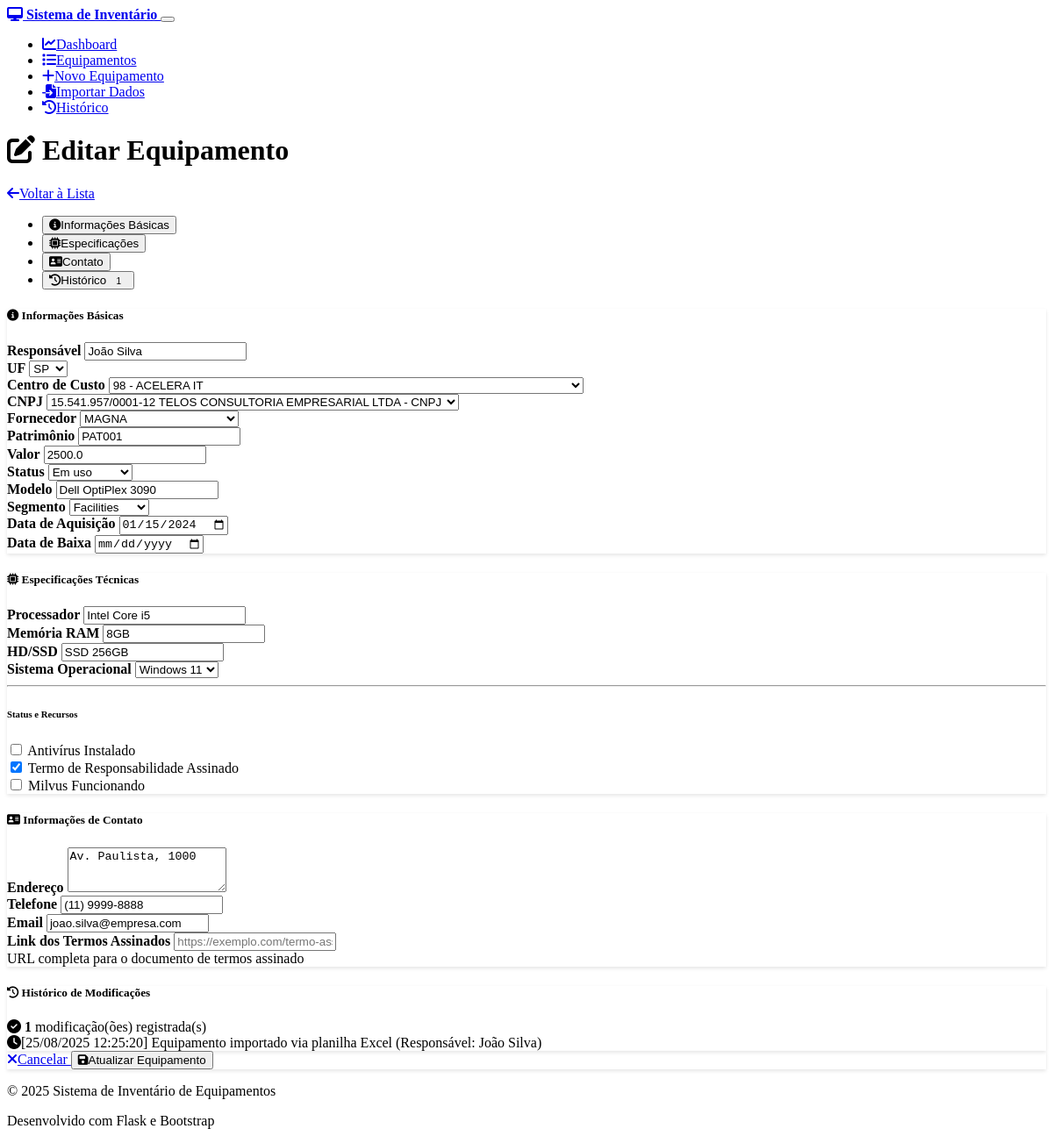
Before: /equipment/2/edit with the older database file.
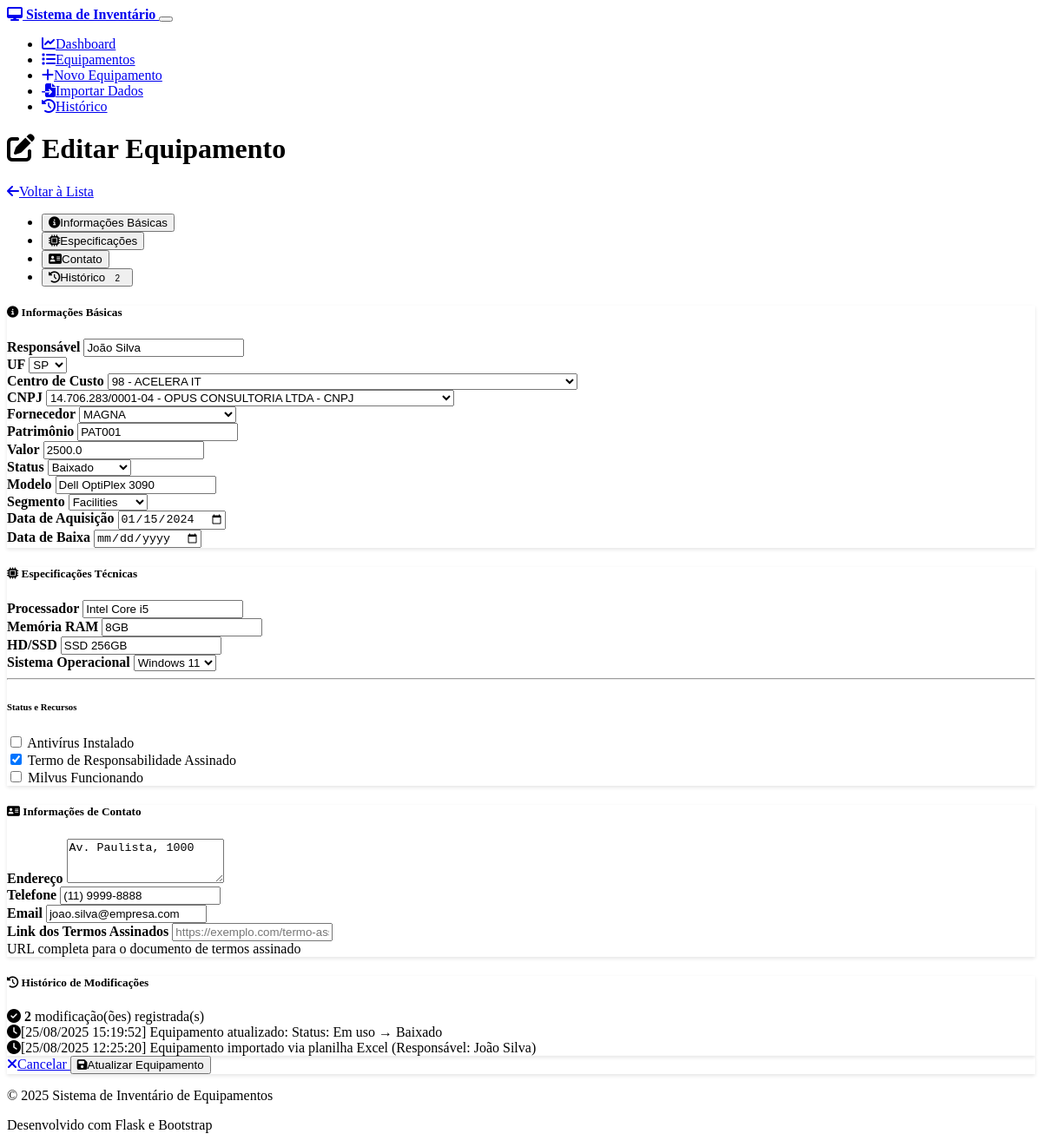
After: the same page with the newer database file.
### models.py (models this page shows, shortened)
class Equipment(db.Model):
    __tablename__ = 'equipment'
    id = db.Column(db.Integer, primary_key=True)
    responsavel = db.Column(db.String(100), nullable=False)
    uf = db.Column(db.String(2), nullable=False)
    cc = db.Column(db.String(20), nullable=False)  # Centro de Custo
    cnpj = db.Column(db.Text, nullable=False)  # Mudando para Text para permitir múltiplos CNPJs
    fornecedor = db.Column(db.String(100), nullable=True)  # Novo campo fornecedor
    modelo = db.Column(db.String(100), nullable=False)
    status = db.Column(db.String(50), nullable=False, default='Em uso')
    patrimonio = db.Column(db.String(50), unique=True, nullable=False)
    valor = db.Column(db.Float, nullable=False, default=0.0)
    marca = db.Column(db.String(50), nullable=True)
    processador = db.Column(db.String(100), nullable=True)
    memoria_ram = db.Column(db.String(20), nullable=True)
    hd_ssd = db.Column(db.String(50), nullable=True)
    sistema_operacional = db.Column(db.String(50), nullable=True)
    antivirus = db.Column(db.Boolean, default=False)
    termo_assinado = db.Column(db.Boolean, default=False)
    milvus_funcionando = db.Column(db.Boolean, default=False)
    data_aquisicao = db.Column(db.Date, nullable=True)
    data_baixa = db.Column(db.Date, nullable=True)
    created_at = db.Column(db.DateTime, default=datetime.utcnow)
    updated_at = db.Column(db.DateTime, default=datetime.utcnow, onupdate=datetime.utcnow)
    endereco = db.Column(db.String(200), nullable=True)
    telefone = db.Column(db.String(20), nullable=True)
    email = db.Column(db.String(100), nullable=True)
    link_termos = db.Column(db.String(500), nullable=True)  # Link dos termos assinados
    historico_modificacoes = db.Column(db.Text, nullable=True)  # Histórico de modificações
    def get_history(self):
        import json
        if not self.historico_modificacoes:
            return []
        try:
            historico = json.loads(self.historico_modificacoes)
            if isinstance(historico, list):
                return historico
            else:
                return [str(historico)]
        except:
            return [str(self.historico_modificacoes)]  # Fallback for non-JSON data

### routes.py (the view, shortened to what this page needs)
@app.route('/equipment/<int:id>/edit', methods=['GET', 'POST'])
def equipment_edit(id):
    equipment = Equipment.query.get_or_404(id)
    form = EquipmentForm(obj=equipment)
    return render_template('equipment_form.html', form=form, title='Editar Equipamento', equipment=equipment)

### templates/equipment_form.html (shortened to what the changed rows need)
{% extends "base.html" %}
{% block content %}
<div class="row">
    <div class="col-12">
        <div class="d-flex justify-content-between align-items-center mb-4">
            <h1>
                <i class="fas fa-{% if equipment %}edit{% else %}plus{% endif %} me-2"></i>
                {{ title }}
            </h1>
        </div>
    </div>
</div>
<div class="row">
    <div class="col-12">
        <ul class="nav nav-tabs mb-4" id="equipmentTabs" role="tablist">
            <li class="nav-item" role="presentation">
                <button class="nav-link" id="history-tab" data-bs-toggle="tab" data-bs-target="#history" type="button" role="tab">
                    <i class="fas fa-history me-2"></i>Histórico
                    {% if equipment and equipment.get_history() %}
                        <span class="badge bg-primary ms-1">{{ equipment.get_history()|length }}</span>
                    {% endif %}
                </button>
            </li>
        </ul>
        <form method="POST" novalidate>
            <div class="tab-content" id="equipmentTabContent">
                <div class="tab-pane fade show active" id="basic" role="tabpanel">
                    <div class="card mb-4">
                        <div class="card-body">
                            <div class="row">
                                <div class="col-md-6 mb-3">
                                    {{ form.responsavel.label(class="form-label") }}
                                    {{ form.responsavel(class="form-control" + (" is-invalid" if form.responsavel.errors else "")) }}
                                </div>
                                <div class="col-md-3 mb-3">
                                    {{ form.uf.label(class="form-label") }}
                                    {{ form.uf(class="form-select" + (" is-invalid" if form.uf.errors else "")) }}
                                </div>
                                <div class="col-md-3 mb-3">
                                    {{ form.cc.label(class="form-label") }}
                                    {{ form.cc(class="form-select" + (" is-invalid" if form.cc.errors else "")) }}
                                </div>
                            </div>
                            <div class="row">
                                <div class="col-md-6 mb-3">
                                    {{ form.cnpj.label(class="form-label") }}
                                    {{ form.cnpj(class="form-select" + (" is-invalid" if form.cnpj.errors else "")) }}
                                </div>
                                <div class="col-md-6 mb-3">
                                    {{ form.fornecedor.label(class="form-label") }}
                                    {{ form.fornecedor(class="form-select" + (" is-invalid" if form.fornecedor.errors else "")) }}
                                </div>
                            </div>
                            <div class="row">
                                <div class="col-md-4 mb-3">
                                    {{ form.patrimonio.label(class="form-label") }}
                                    {{ form.patrimonio(class="form-control" + (" is-invalid" if form.patrimonio.errors else "")) }}
                                </div>
                                <div class="col-md-4 mb-3">
                                    {{ form.valor.label(class="form-label") }}
                                    {{ form.valor(class="form-control" + (" is-invalid" if form.valor.errors else ""), step="0.01") }}
                                </div>
                                <div class="col-md-4 mb-3">
                                    {{ form.status.label(class="form-label") }}
                                    {{ form.status(class="form-select" + (" is-invalid" if form.status.errors else "")) }}
                                </div>
                            </div>
                            <div class="row">
                                <div class="col-md-6 mb-3">
                                    {{ form.modelo.label(class="form-label") }}
                                    {{ form.modelo(class="form-control" + (" is-invalid" if form.modelo.errors else "")) }}
                                </div>
                                <div class="col-md-6 mb-3">
                                    {{ form.marca.label(class="form-label") }}
                                    {{ form.marca(class="form-control") }}
                                </div>
                            </div>
                            <div class="row">
                                <div class="col-md-6 mb-3">
                                    {{ form.data_aquisicao.label(class="form-label") }}
                                    {{ form.data_aquisicao(class="form-control") }}
                                </div>
                                <div class="col-md-6 mb-3">
                                    {{ form.data_baixa.label(class="form-label") }}
                                    {{ form.data_baixa(class="form-control") }}
                                </div>
                            </div>
                        </div>
                    </div>
                </div>
                <div class="tab-pane fade" id="specs" role="tabpanel">
                    <div class="card mb-4">
                        <div class="card-body">
                            <div class="row">
                                <div class="col-md-4 mb-3">
                                    {{ form.processador.label(class="form-label") }}
                                    {{ form.processador(class="form-control") }}
                                </div>
                                <div class="col-md-4 mb-3">
                                    {{ form.memoria_ram.label(class="form-label") }}
                                    {{ form.memoria_ram(class="form-control") }}
                                </div>
                                <div class="col-md-4 mb-3">
                                    {{ form.hd_ssd.label(class="form-label") }}
                                    {{ form.hd_ssd(class="form-control") }}
                                </div>
                            </div>
                            <div class="row">
                                <div class="col-md-6 mb-3">
                                    {{ form.sistema_operacional.label(class="form-label") }}
                                    {{ form.sistema_operacional(class="form-select") }}
                                </div>
                            </div>
                            <div class="row">
                                <div class="col-md-4 mb-3">
                                    <div class="form-check">
                                        {{ form.antivirus(class="form-check-input") }}
                                        {{ form.antivirus.label(class="form-check-label") }}
                                    </div>
                                </div>
                                <div class="col-md-4 mb-3">
                                    <div class="form-check">
                                        {{ form.termo_assinado(class="form-check-input") }}
                                        {{ form.termo_assinado.label(class="form-check-label") }}
                                    </div>
                                </div>
                                <div class="col-md-4 mb-3">
                                    <div class="form-check">
                                        {{ form.milvus_funcionando(class="form-check-input") }}
                                        {{ form.milvus_funcionando.label(class="form-check-label") }}
                                    </div>
                                </div>
                            </div>
                        </div>
                    </div>
                </div>
                <div class="tab-pane fade" id="contact" role="tabpanel">
                    <div class="card mb-4">
                        <div class="card-body">
                            <div class="row">
                                <div class="col-md-12 mb-3">
                                    {{ form.endereco.label(class="form-label") }}
                                    {{ form.endereco(class="form-control", rows="3") }}
                                </div>
                            </div>
                            <div class="row">
                                <div class="col-md-6 mb-3">
                                    {{ form.telefone.label(class="form-label") }}
                                    {{ form.telefone(class="form-control") }}
                                </div>
                                <div class="col-md-6 mb-3">
                                    {{ form.email.label(class="form-label") }}
                                    {{ form.email(class="form-control" + (" is-invalid" if form.email.errors else "")) }}
                                </div>
                            </div>
                            <div class="row">
                                <div class="col-md-12 mb-3">
                                    {{ form.link_termos.label(class="form-label") }}
                                    {{ form.link_termos(class="form-control" + (" is-invalid" if form.link_termos.errors else "")) }}
                                    <div class="form-text">URL completa para o documento de termos assinado</div>
                                </div>
                            </div>
                        </div>
                    </div>
                </div>
                <div class="tab-pane fade" id="history" role="tabpanel">
                    <div class="card mb-4">
                        <div class="card-body">
                            {% if equipment and equipment.get_history() %}
                                <div class="alert alert-success mb-3">
                                    <i class="fas fa-check-circle me-2"></i>
                                    <strong>{{ equipment.get_history()|length }}</strong> modificação(ões) registrada(s)
                                </div>
                                <div class="timeline">
                                    {% for entry in equipment.get_history()[::-1] %}
                                    <div class="timeline-item mb-3">
                                        <div class="alert alert-primary mb-0">
                                            <i class="fas fa-clock me-2"></i>{{ entry }}
                                        </div>
                                    </div>
                                    {% endfor %}
                                </div>
                            {% endif %}
                        </div>
                    </div>
                </div>
            </div>
        </form>
    </div>
</div>
{% endblock %}

Changed rows visible on the page:
changed Equipment "João Silva": cnpj "15.541.957/0001-12 TELOS CONSULTORIA EMPRESARIAL LTDA - CNPJ" → "14.706.283/0001-04 - OPUS CONSULTORIA LTDA - CNPJ"; status "Em uso" → "Baixado"
Other visible differences:
{{ equipment.get_history()|length }}: "1" → "2"
new list line: "[25/08/2025 15:19:52] Equipamento atualizado: Status: Em uso → Baixado"
